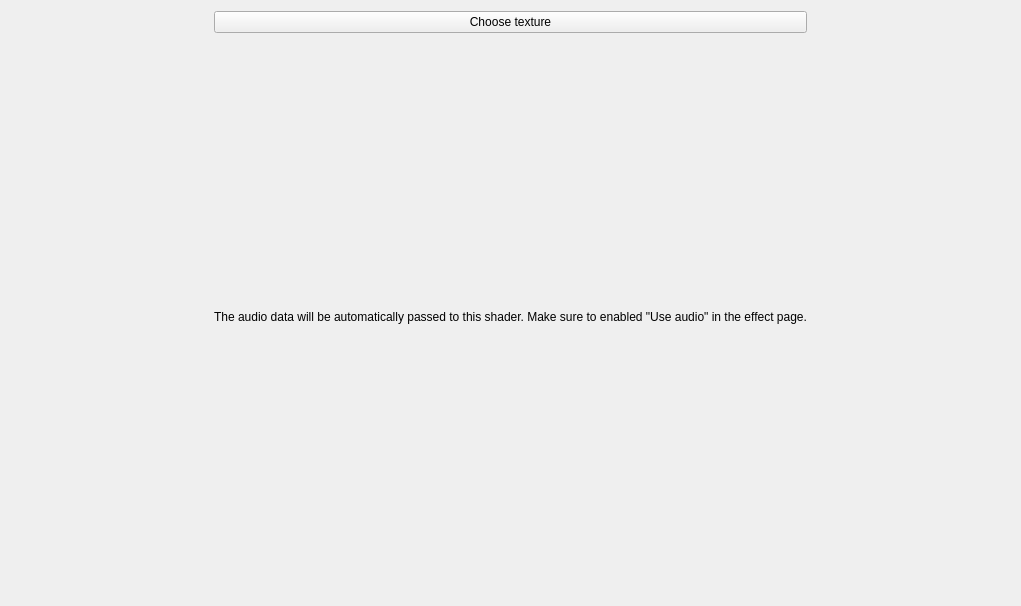
<?xml version="1.0" encoding="UTF-8"?>
<ui version="4.0">
 <class>ShaderPassEditor</class>
 <widget class="QWidget" name="ShaderPassEditor">
  <property name="geometry">
   <rect>
    <x>0</x>
    <y>0</y>
    <width>1021</width>
    <height>606</height>
   </rect>
  </property>
  <property name="windowTitle">
   <string>Form</string>
  </property>
  <layout class="QGridLayout" name="gridLayout">
   <item row="2" column="0">
    <widget class="QLabel" name="audio_message">
     <property name="text">
      <string>The audio data will be automatically passed to this shader. Make sure to enabled &quot;Use audio&quot; in the effect page.</string>
     </property>
     <property name="alignment">
      <set>Qt::AlignCenter</set>
     </property>
    </widget>
   </item>
   <item row="3" column="0">
    <widget class="QCodeEditor" name="code" native="true"/>
   </item>
   <item row="1" column="0">
    <widget class="QLabel" name="texture_preview">
     <property name="maximumSize">
      <size>
       <width>512</width>
       <height>512</height>
      </size>
     </property>
     <property name="text">
      <string/>
     </property>
    </widget>
   </item>
   <item row="0" column="0">
    <widget class="QPushButton" name="choose_texture">
     <property name="text">
      <string>Choose texture</string>
     </property>
    </widget>
   </item>
  </layout>
 </widget>
 <customwidgets>
  <customwidget>
   <class>QCodeEditor</class>
   <extends>QWidget</extends>
   <header location="global">Dependencies/QCodeEditor/include/internal/QCodeEditor.hpp</header>
   <container>1</container>
  </customwidget>
 </customwidgets>
 <resources/>
 <connections/>
</ui>
